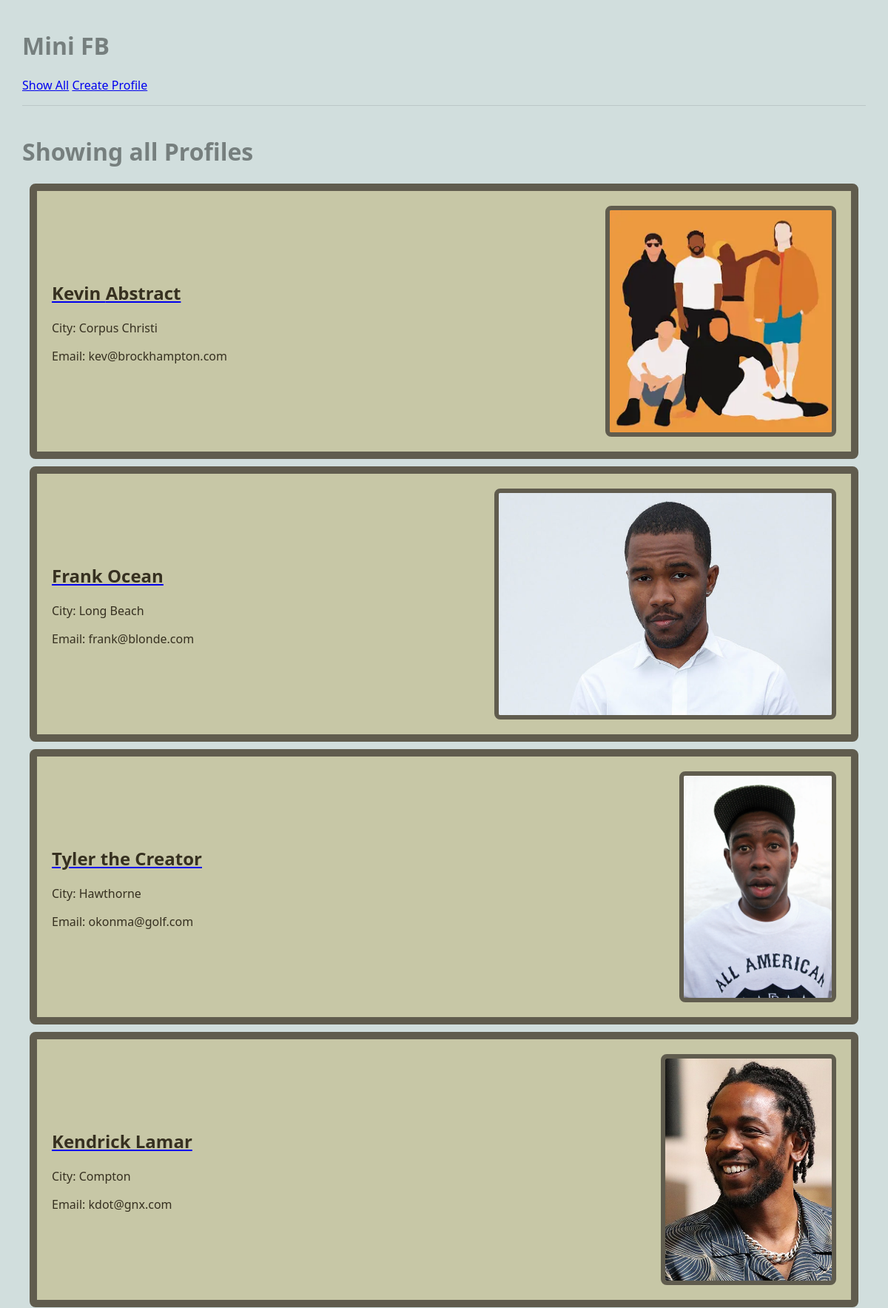
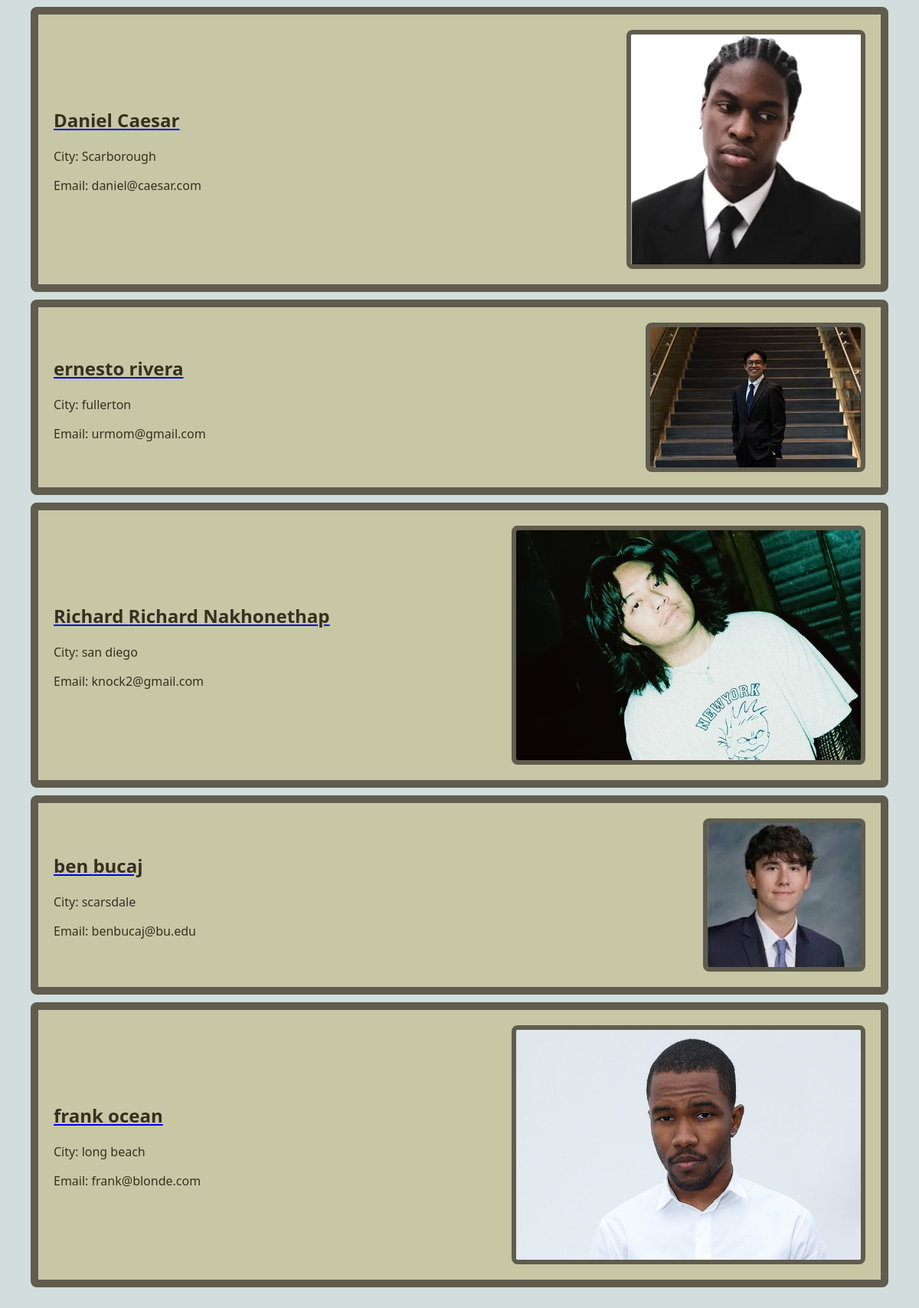
The page /mini_fb/ on the database its author committed (2 pictures, top to bottom).
### mini_fb/models.py (models this page shows, shortened)
class Profile(models.Model):
    first_name = models.TextField(blank=True)
    last_name = models.TextField(blank=True)
    city = models.TextField(blank=True)
    email = models.EmailField(blank=True)
    profile_image = models.ImageField(blank=True) # an actual image

### mini_fb/views.py (the view)
# urls.py: path('', ShowAllProfilesView.as_view(), name='show_all_profiles'), # generic class-based view
class ShowAllProfilesView(ListView):
    model = Profile
    template_name = "mini_fb/show_all_profiles.html"
    context_object_name = "profiles"

### mini_fb/templates/mini_fb/show_all_profiles.html
{% extends 'mini_fb/base.html' %}
{% block content %}
<h1>Showing all Profiles</h1>
<div class="profiles-container">
    {% for profile in profiles %}
    <div class="profile-row">
        <div class="profile-info" style="text-align: left;">
            <a href="{% url 'profile' profile.pk %}">
                <h2>{{profile.first_name}} {{profile.last_name}}</h2>
            </a>
            <p>City: {{profile.city}}</p>
            <p>Email: {{profile.email}}</p>
        </div>
        {% if profile.profile_image %}
        <div class="profile-image" style="text-align: right;">
            <a href="{% url 'profile' profile.pk %}">
                <img src="{{profile.profile_image.url}}" alt="Profile photo of {{profile.first_name}}">
            </a>
        </div>
        {% else %}
        <h3>no image</h3>
        {% endif %}
    </div>
    {% endfor %}
</div>
{% endblock %}

### static/styles-minifb.css (style rules this page uses)
body { margin: 30px; background: #d1dedd; font-family:'Segoe UI', Tahoma, Geneva, Verdana, sans-serif; }
h1, h2, h3 { color: #767f7e; }
p { color: #828b82; }
.profiles-container { max-width: 1200px; margin: auto; }
.profile-row { display: grid; grid-template-columns: 1fr 1fr; gap: 30px; background-color: #C7C7A6; margin: 10px; padding: 20px; align-items: center; border: 10px solid #605C4E; border-radius: 8px; }
.profile-image img { width: 100%; max-height: 300px; width: auto; border-radius: 8px; border: 6px solid #605C4E; }
.profile-info h2, p { color: #363020; }

### rows shown on the page
Profile: first_name "Kevin", last_name "Abstract", city "Corpus Christi", email "kev@brockhampton.com", profile_image (picture)
Profile: first_name "Frank", last_name "Ocean", city "Long Beach", email "frank@blonde.com", profile_image (picture)
Profile: first_name "Tyler", last_name "the Creator", city "Hawthorne", email "okonma@golf.com", profile_image (picture)
Profile: first_name "Kendrick", last_name "Lamar", city "Compton", email "kdot@gnx.com", profile_image (picture)
Profile: first_name "Daniel", last_name "Caesar", city "Scarborough", email "daniel@caesar.com", profile_image (picture)
Profile: first_name "ernesto", last_name "rivera", city "fullerton", email "urmom@gmail.com", profile_image (picture)
Profile: first_name "Richard", last_name "Richard Nakhonethap", city "san diego", email "knock2@gmail.com", profile_image (picture)
Profile: first_name "ben", last_name "bucaj", city "scarsdale", email "benbucaj@bu.edu", profile_image (picture)
Profile: first_name "frank", last_name "ocean", city "long beach", email "frank@blonde.com", profile_image (picture)
